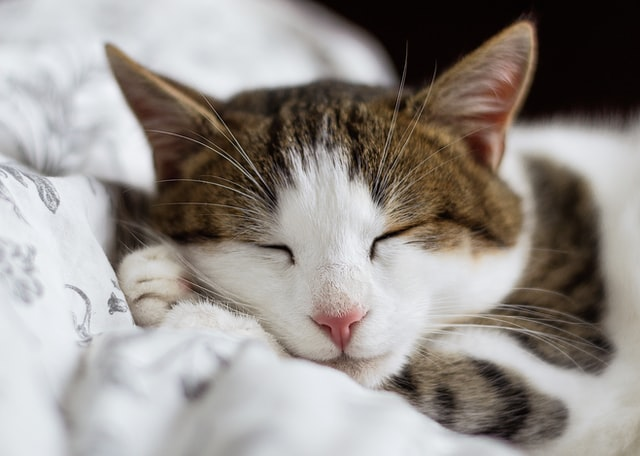
#> input picture Photos/Cat.jpeg, 640 x 456 px, found by its file name
$ python histogram.py
#> lines starting #> are read from the running program, lines starting #| are printed output that depends on the picture
import cv2 as cv
import numpy as np
import matplotlib.pyplot as plt

img = cv.imread('/Users/nirmanpatel36/Documents/OpenCV/Photos/Cat.jpeg')
#> img is the input picture: shape (456, 640, 3); mean B, G, R 141, 145.5, 151.2
cv.imshow('Cat', img)

blank = np.zeros(img.shape, dtype='uint8')

#Grayscaling
gray = cv.cvtColor(img, cv.COLOR_BGR2GRAY)
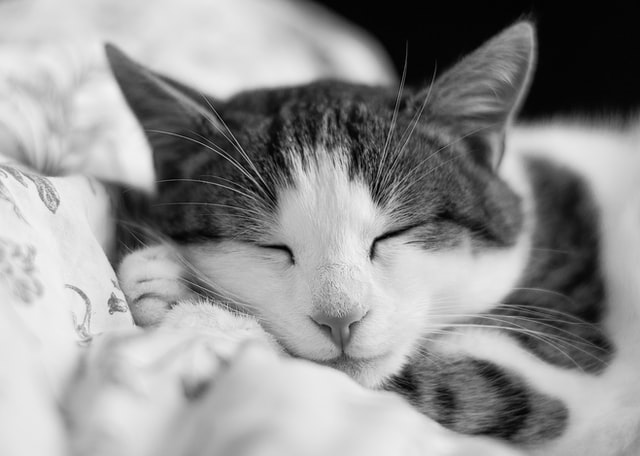
#> gray: shape (456, 640); min 1, max 244, mean 146.7
cv.imshow('Gray', gray)

#Histogram
histogram = cv.calcHist([gray], [0], None, [256], [0,256])
#> histogram = 256 values, max 9030 at index 5, min 0 at index 0, mean 1140
plt.figure()
plt.title('Grayscale Histogram')
plt.xlabel('Bins')
plt.ylabel('# of pixels')
plt.plot(histogram)
plt.xlim([0,256])
plt.show()
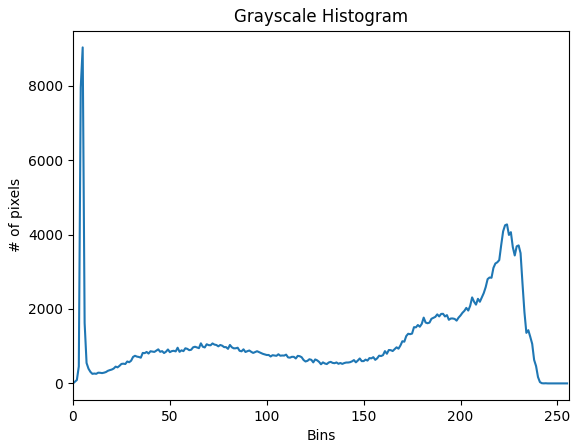
#> figure drawn by matplotlib, 1 panel; curve peaks at x = 5, y = 9030

#colour histogram
plt.figure()
plt.title('Colour Histogram')
plt.xlabel('Bins')
plt.ylabel('# of pixels')
colors = ('b', 'g', 'r')
for i, col in enumerate(colors):
    hist = cv.calcHist([img], [i], None, [256], [0,256])
    plt.plot(hist, color=col)
    plt.xlim([0,256])
plt.show()
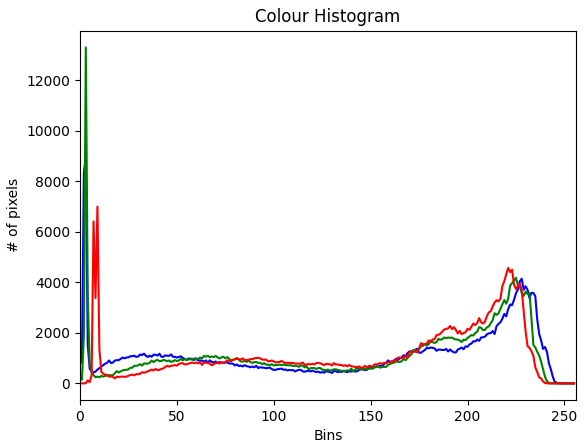
#> figure drawn by matplotlib, 1 panel; curve peaks at x = 3, y = 9007; curve peaks at x = 3, y = 13296; curve peaks at x = 9, y = 6996

cv.waitKey(0)

$ run again, with Photos/Black&White.jpeg copied over Photos/Cat.jpeg
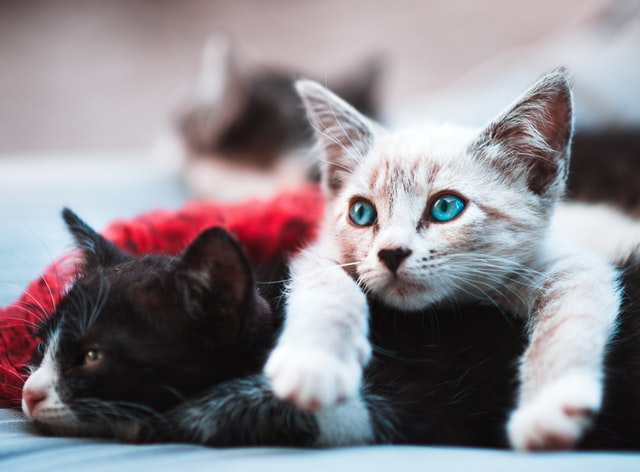
#> input picture Photos/Black&White.jpeg, 640 x 472 px, found by its file name
#> img is the input picture: shape (472, 640, 3); mean B, G, R 139.4, 133.7, 140.1
#> `gray = cv.cvtColor(img, cv.COLOR_BGR2GRAY)`:
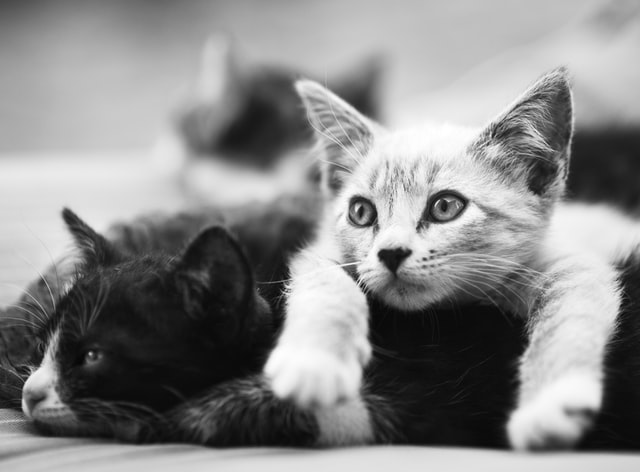
#> gray: shape (472, 640); min 6, max 255, mean 136.3
#> histogram = 256 values, max 4387 at index 13, min 0 at index 0, mean 1180
#> `plt.show()`:
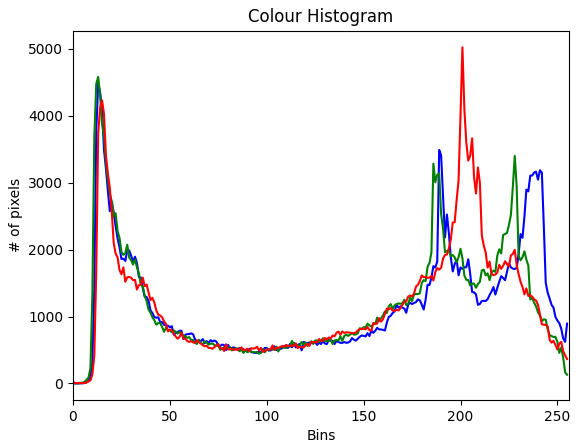
#> figure drawn by matplotlib, 1 panel; curve peaks at x = 13, y = 4484; curve peaks at x = 13, y = 4581; curve peaks at x = 201, y = 5023
